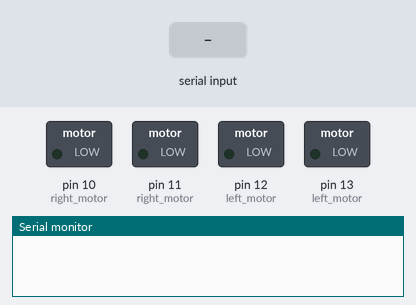
A sketch run on a simulated Arduino Uno, built with avr-gcc and run on an emulated ATmega328P. On the bench: switched loads named in the sketch (green lamp = pin HIGH), the last lines printed to the serial monitor. The inputs (shaded band) are chosen by the test bench.

Above: at 1.2 s.
1.3 s: "F" received over the second serial link
At 1.6 s:
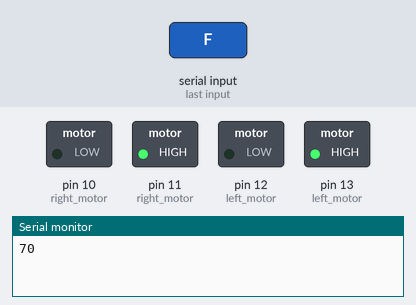
2.8 s: "B" received over the second serial link
At 3.9 s:
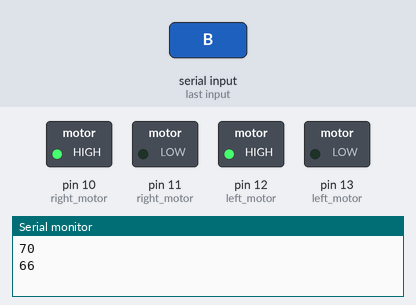
4.3 s: "R" received over the second serial link
At 5.1 s:
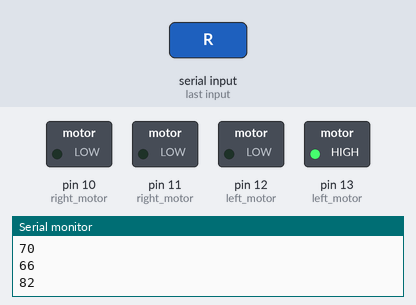
5.8 s: "L" received over the second serial link
At 6.2 s:
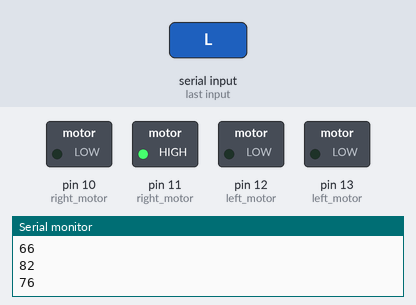
7.3 s: "H" received over the second serial link
At 8.6 s:
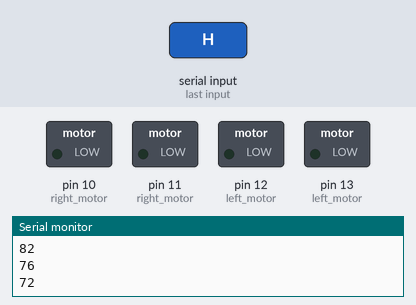
Timing chart, 0 to 9.8 s (numbered marks = the images above; inputs shaded):
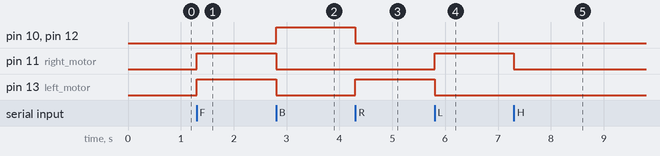

The sketch:

car.ino
```cpp
#include "SoftwareSerial.h"
#define l 13

int bluetoothdata;
SoftwareSerial HM10(0,1);//rx tx
void setup() {
  // put your setup code here, to run once:
Serial.begin(9600);
HM10.begin(9600);
pinMode(13,OUTPUT);//left motor
pinMode(12,OUTPUT);//left motor
pinMode(11,OUTPUT);//right motor
pinMode(10,OUTPUT);// right motor
}

void loop() {
  // put your main code here, to run repeatedly:
if(HM10.available())
{
  bluetoothdata=HM10.read();
  Serial.println(bluetoothdata);
  if(bluetoothdata==70)
  {

    digitalWrite(13,HIGH); //motor move in forward directio
    digitalWrite(11,HIGH);
   digitalWrite(12,LOW);
   digitalWrite(10,LOW);
  }
    else if(bluetoothdata==66)
   {
    digitalWrite(13,LOW); //motor move in reverse directio
    digitalWrite(11,LOW);
   digitalWrite(12,HIGH);
   digitalWrite(10,HIGH);
   }
    else if(bluetoothdata==82)
    {
    digitalWrite(13,HIGH); //motor move in left directio
    digitalWrite(11,LOW);
   digitalWrite(12,LOW);
   digitalWrite(10,LOW);
    }

     else if(bluetoothdata==76)
     {
    digitalWrite(13,LOW); //motor move in right directio
    digitalWrite(11,HIGH);
   digitalWrite(12,LOW);
   digitalWrite(10,LOW);
     }

   else if(bluetoothdata==72)
   {
    digitalWrite(13,LOW); //motor move in right directio
    digitalWrite(11,LOW);
   digitalWrite(12,LOW);
   digitalWrite(10,LOW);
   }


  }
}
```

Measured:
- after the input at 1.3 s, pin 11 (right_motor), pin 13 (left_motor): LOW → HIGH at once
- after the input at 2.8 s, pin 10 (right_motor), pin 12 (left_motor): LOW → HIGH at once; pin 11 (right_motor), pin 13 (left_motor): HIGH → LOW at once
- after the input at 4.3 s, pin 10 (right_motor), pin 12 (left_motor): HIGH → LOW at once; pin 13 (left_motor): LOW → HIGH at once
- after the input at 5.8 s, pin 11 (right_motor): LOW → HIGH at once; pin 13 (left_motor): HIGH → LOW at once
- after the input at 7.3 s, pin 11 (right_motor): HIGH → LOW at once
